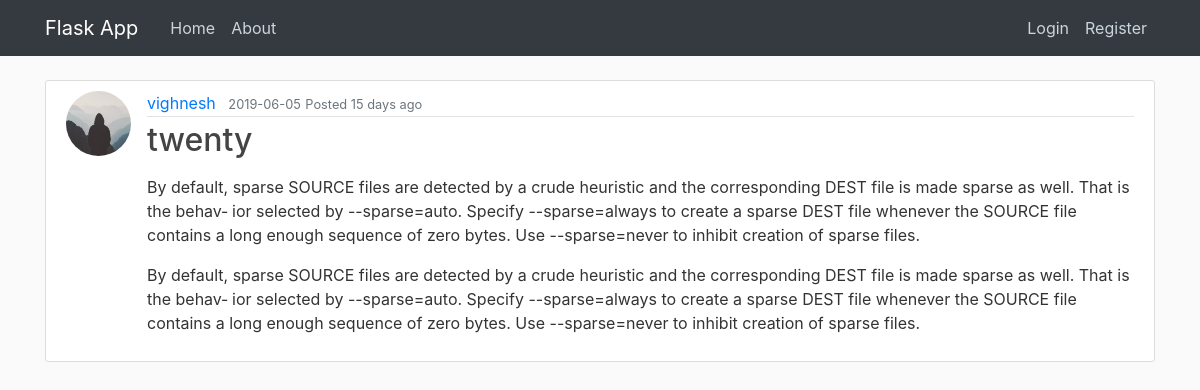
The app's page /post/22 with its own data.
### flaskapp/models.py (models this page shows, shortened)
class User(db.Model, UserMixin):
    id = db.Column(db.Integer, primary_key=True)
    name = db.Column(db.String(30), nullable=False)
    username = db.Column(db.String(20), unique=True, nullable=False)
    email = db.Column(db.String(120), unique=True, nullable=False)
    image_file = db.Column(db.String(20), nullable=False, default='default.jpg')
    password = db.Column(db.String(60), nullable=False)
    posts = db.relationship('Post', backref='author', lazy=True)

class Post(db.Model, UserMixin):
    id = db.Column(db.Integer, primary_key=True)
    title = db.Column(db.String(100), nullable=False)
    date_posted = db.Column(db.DateTime, nullable=False, default=datetime.utcnow)
    content = db.Column(db.Text, nullable=False)
    user_id = db.Column(db.Integer, db.ForeignKey('user.id'), nullable=False)

### flaskapp/posts/routes.py (the view)
@posts.route("/post/<int:post_id>")
def post(post_id):
	post = Post.query.get_or_404(post_id)
	return render_template('post.html', title=post.title, post=post)

### flaskapp/templates/post.html (shortened to what this page needs)
{% extends "layout.html" %}
{% block body %}
        <article class="media content-section">
          <img class="rounded-circle article-img" src="{{ url_for('static', filename='profile_pics/' + post.author.image_file) }}">
          <div class="media-body">
            <div class="article-metadata">
              <a class="mr-2" href="{{ url_for('users.user_posts',username=post.author.username) }}">{{ post.author.username }}</a>
              <small class="text-muted">{{ post.date_posted.strftime('%Y-%m-%d') }}</small>
	<small class="text-muted"> Posted {{ moment(post.date_posted).fromNow(refresh=True) }}</small>
            </div>
            <h2><a class="article-title">{{ post.title }}</a></h2>
            <p class="article-content">{{ post.content | safe}}</p>
          </div>
        </article>
{% endblock %}

### flaskapp/static/main.css (style rules this page uses)
body { background: #fafafa; color: #333333; margin-top: 5rem; }
h1, h2, h3, h4, h5, h6 { color: #444444; }
.content-section { background: #ffffff; padding: 10px 20px; border: 1px solid #dddddd; border-radius: 3px; margin-bottom: 20px; }
.article-title { color: #444444; }
.article-content { white-space: pre-line; }
.article-img { height: 65px; width: 65px; margin-right: 16px; }
.article-metadata { padding-bottom: 1px; margin-bottom: 4px; border-bottom: 1px solid #e3e3e3 }

### records on screen
User: image_file (placeholder picture), author.username "vighnesh"
Post: date_posted "2019-06-05", date_posted "15 days ago", title "twenty", content "By default, sparse SOURCE files are detected by a crude heuristic and the corresponding DEST file is made sparse as well. That is the behav‐ ior selected by --sparse=auto. Specify --sparse=always to create a sparse DEST file whenever the SOURCE file contains a long enough sequence of zero bytes. Use --sparse=never to inhibit creation of sparse files. By default, sparse SOURCE files are detected by a crude heuristic and the corresponding DEST file is made sparse as well. That is the behav‐ ior selected by --sparse=auto. Specify --sparse=always to create a sparse DEST file whenever the SOURCE file contains a long enough sequence of zero bytes. Use --sparse=never to inhibit creation of sparse…"
